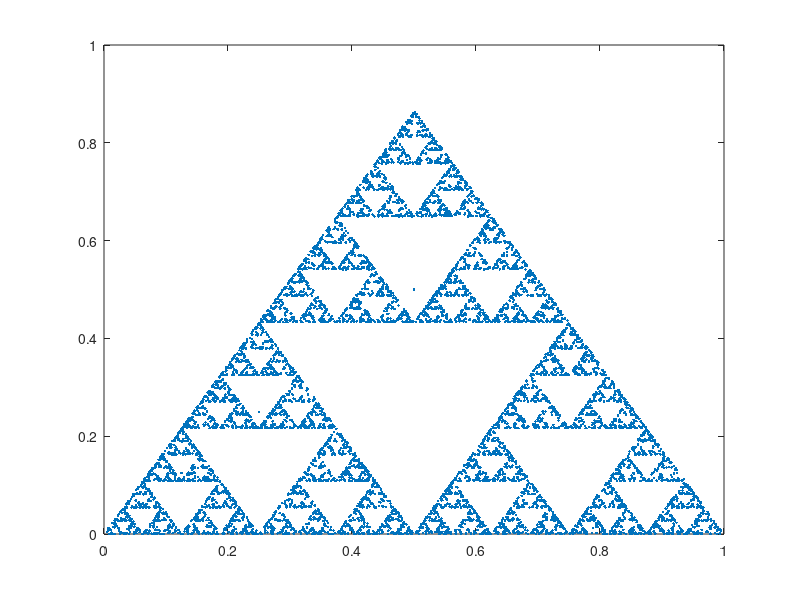

Recreate this plot in MATLAB.
N = 10000;
x = zeros(1, N);
y = zeros(1, N);
x(1) = 0.5;
y(1) = 0.5;
for i = 2:N
    r = randi([0, 2]);
    switch r
        case 0
            x(i) = 0.5 * x(i-1);
            y(i) = 0.5 * y(i-1);
        case 1
            x(i) = 0.5 * x(i-1) + 0.25;
            y(i) = 0.5 * y(i-1) + sqrt(3) / 4;
        case 2
            x(i) = 0.5 * x(i-1) + 0.5;
            y(i) = 0.5 * y(i-1);
    end
end
plot(x, y, '.');
